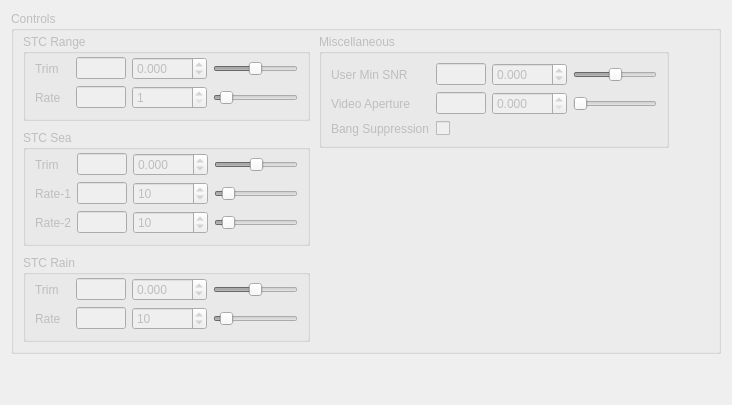
    <widget class="QWidget" name="tabAdvanced">
     <property name="enabled">
      <bool>false</bool>
     </property>
     <attribute name="title">
      <string>Advanced</string>
     </attribute>
     <layout class="QVBoxLayout" name="verticalLayout_10">
      <item>
       <widget class="QGroupBox" name="groupAdvancedControls">
        <property name="title">
         <string>Controls</string>
        </property>
        <layout class="QVBoxLayout" name="verticalLayout_9">
         <property name="topMargin">
          <number>3</number>
         </property>
         <item>
          <layout class="QHBoxLayout" name="horizontalLayout_10">
           <property name="spacing">
            <number>9</number>
           </property>
           <item>
            <layout class="QVBoxLayout" name="verticalLayout_7">
             <item>
              <widget class="QGroupBox" name="groupRange">
               <property name="title">
                <string>STC Range</string>
               </property>
               <layout class="QGridLayout" name="layoutRange">
                <property name="topMargin">
                 <number>3</number>
                </property>
                <item row="0" column="0">
                 <widget class="QLabel" name="labelRangeTrim">
                  <property name="minimumSize">
                   <size>
                    <width>35</width>
                    <height>0</height>
                   </size>
                  </property>
                  <property name="text">
                   <string>Trim</string>
                  </property>
                 </widget>
                </item>
                <item row="0" column="1">
                 <widget class="QLineEdit" name="editRangeTrim">
                  <property name="enabled">
                   <bool>false</bool>
                  </property>
                  <property name="maximumSize">
                   <size>
                    <width>50</width>
                    <height>16777215</height>
                   </size>
                  </property>
                  <property name="toolTip">
                   <string>dB</string>
                  </property>
                  <property name="readOnly">
                   <bool>true</bool>
                  </property>
                 </widget>
                </item>
                <item row="0" column="3">
                 <widget class="QSlider" name="sliderRangeTrim">
                  <property name="minimum">
                   <number>-100</number>
                  </property>
                  <property name="maximum">
                   <number>100</number>
                  </property>
                  <property name="orientation">
                   <enum>Qt::Horizontal</enum>
                  </property>
                 </widget>
                </item>
                <item row="1" column="0">
                 <widget class="QLabel" name="labelRangeRate">
                  <property name="minimumSize">
                   <size>
                    <width>35</width>
                    <height>0</height>
                   </size>
                  </property>
                  <property name="text">
                   <string>Rate</string>
                  </property>
                 </widget>
                </item>
                <item row="1" column="1">
                 <widget class="QLineEdit" name="editRangeRate">
                  <property name="enabled">
                   <bool>false</bool>
                  </property>
                  <property name="maximumSize">
                   <size>
                    <width>50</width>
                    <height>16777215</height>
                   </size>
                  </property>
                  <property name="toolTip">
                   <string>dB/dec</string>
                  </property>
                  <property name="readOnly">
                   <bool>true</bool>
                  </property>
                 </widget>
                </item>
                <item row="1" column="3">
                 <widget class="QSlider" name="sliderRangeRate">
                  <property name="minimum">
                   <number>1</number>
                  </property>
                  <property name="maximum">
                   <number>100</number>
                  </property>
                  <property name="value">
                   <number>10</number>
                  </property>
                  <property name="orientation">
                   <enum>Qt::Horizontal</enum>
                  </property>
                 </widget>
                </item>
                <item row="0" column="2">
                 <widget class="QDoubleSpinBox" name="spinRangeTrim">
                  <property name="keyboardTracking">
                   <bool>false</bool>
                  </property>
                  <property name="decimals">
                   <number>3</number>
                  </property>
                  <property name="minimum">
                   <double>-100.000000000000000</double>
                  </property>
                  <property name="maximum">
                   <double>100.000000000000000</double>
                  </property>
                  <property name="singleStep">
                   <double>0.001000000000000</double>
                  </property>
                 </widget>
                </item>
                <item row="1" column="2">
                 <widget class="QSpinBox" name="spinRangeRate">
                  <property name="keyboardTracking">
                   <bool>false</bool>
                  </property>
                  <property name="minimum">
                   <number>1</number>
                  </property>
                  <property name="maximum">
                   <number>100</number>
                  </property>
                 </widget>
                </item>
               </layout>
              </widget>
             </item>
             <item>
              <widget class="QGroupBox" name="groupSea">
               <property name="title">
                <string>STC Sea</string>
               </property>
               <layout class="QGridLayout" name="layoutSea">
                <property name="topMargin">
                 <number>3</number>
                </property>
                <item row="0" column="0">
                 <widget class="QLabel" name="labelSeaTrim">
                  <property name="minimumSize">
                   <size>
                    <width>35</width>
                    <height>0</height>
                   </size>
                  </property>
                  <property name="text">
                   <string>Trim</string>
                  </property>
                 </widget>
                </item>
                <item row="0" column="1">
                 <widget class="QLineEdit" name="editSeaTrim">
                  <property name="enabled">
                   <bool>false</bool>
                  </property>
                  <property name="maximumSize">
                   <size>
                    <width>50</width>
                    <height>16777215</height>
                   </size>
                  </property>
                  <property name="toolTip">
                   <string>dB</string>
                  </property>
                  <property name="readOnly">
                   <bool>true</bool>
                  </property>
                 </widget>
                </item>
                <item row="0" column="3">
                 <widget class="QSlider" name="sliderSeaTrim">
                  <property name="minimum">
                   <number>-100</number>
                  </property>
                  <property name="maximum">
                   <number>100</number>
                  </property>
                  <property name="orientation">
                   <enum>Qt::Horizontal</enum>
                  </property>
                 </widget>
                </item>
                <item row="1" column="0">
                 <widget class="QLabel" name="labelSeaRate1">
                  <property name="minimumSize">
                   <size>
                    <width>35</width>
                    <height>0</height>
                   </size>
                  </property>
                  <property name="text">
                   <string>Rate-1</string>
                  </property>
                 </widget>
                </item>
                <item row="1" column="1">
                 <widget class="QLineEdit" name="editSeaRate1">
                  <property name="enabled">
                   <bool>false</bool>
                  </property>
                  <property name="maximumSize">
                   <size>
                    <width>50</width>
                    <height>16777215</height>
                   </size>
                  </property>
                  <property name="toolTip">
                   <string>dB/dec</string>
                  </property>
                  <property name="readOnly">
                   <bool>true</bool>
                  </property>
                 </widget>
                </item>
                <item row="1" column="3">
                 <widget class="QSlider" name="sliderSeaRate1">
                  <property name="maximum">
                   <number>100</number>
                  </property>
                  <property name="value">
                   <number>10</number>
                  </property>
                  <property name="orientation">
                   <enum>Qt::Horizontal</enum>
                  </property>
                 </widget>
                </item>
                <item row="2" column="0">
                 <widget class="QLabel" name="labelSeaRate2">
                  <property name="minimumSize">
                   <size>
                    <width>35</width>
                    <height>0</height>
                   </size>
                  </property>
                  <property name="text">
                   <string>Rate-2</string>
                  </property>
                 </widget>
                </item>
                <item row="2" column="1">
                 <widget class="QLineEdit" name="editSeaRate2">
                  <property name="enabled">
                   <bool>false</bool>
                  </property>
                  <property name="maximumSize">
                   <size>
                    <width>50</width>
                    <height>16777215</height>
                   </size>
                  </property>
                  <property name="toolTip">
                   <string>dB/dec</string>
                  </property>
                  <property name="readOnly">
                   <bool>true</bool>
                  </property>
                 </widget>
                </item>
                <item row="2" column="3">
                 <widget class="QSlider" name="sliderSeaRate2">
                  <property name="maximum">
                   <number>100</number>
                  </property>
                  <property name="value">
                   <number>10</number>
                  </property>
                  <property name="orientation">
                   <enum>Qt::Horizontal</enum>
                  </property>
                 </widget>
                </item>
                <item row="0" column="2">
                 <widget class="QDoubleSpinBox" name="spinSeaTrim">
                  <property name="keyboardTracking">
                   <bool>false</bool>
                  </property>
                  <property name="decimals">
                   <number>3</number>
                  </property>
                  <property name="minimum">
                   <double>-100.000000000000000</double>
                  </property>
                  <property name="maximum">
                   <double>100.000000000000000</double>
                  </property>
                  <property name="singleStep">
                   <double>0.001000000000000</double>
                  </property>
                 </widget>
                </item>
                <item row="1" column="2">
                 <widget class="QSpinBox" name="spinSeaRate1">
                  <property name="keyboardTracking">
                   <bool>false</bool>
                  </property>
                  <property name="minimum">
                   <number>1</number>
                  </property>
                  <property name="maximum">
                   <number>100</number>
                  </property>
                  <property name="value">
                   <number>10</number>
                  </property>
                 </widget>
                </item>
                <item row="2" column="2">
                 <widget class="QSpinBox" name="spinSeaRate2">
                  <property name="keyboardTracking">
                   <bool>false</bool>
                  </property>
                  <property name="minimum">
                   <number>1</number>
                  </property>
                  <property name="maximum">
                   <number>100</number>
                  </property>
                  <property name="value">
                   <number>10</number>
                  </property>
                 </widget>
                </item>
               </layout>
              </widget>
             </item>
             <item>
              <widget class="QGroupBox" name="groupRain">
               <property name="title">
                <string>STC Rain</string>
               </property>
               <layout class="QGridLayout" name="layoutRain">
                <property name="topMargin">
                 <number>3</number>
                </property>
                <item row="0" column="0">
                 <widget class="QLabel" name="labelRainTrim">
                  <property name="minimumSize">
                   <size>
                    <width>35</width>
                    <height>0</height>
                   </size>
                  </property>
                  <property name="text">
                   <string>Trim</string>
                  </property>
                 </widget>
                </item>
                <item row="0" column="1">
                 <widget class="QLineEdit" name="editRainTrim">
                  <property name="enabled">
                   <bool>false</bool>
                  </property>
                  <property name="maximumSize">
                   <size>
                    <width>50</width>
                    <height>16777215</height>
                   </size>
                  </property>
                  <property name="toolTip">
                   <string>dB</string>
                  </property>
                  <property name="readOnly">
                   <bool>true</bool>
                  </property>
                 </widget>
                </item>
                <item row="0" column="3">
                 <widget class="QSlider" name="sliderRainTrim">
                  <property name="minimum">
                   <number>-100</number>
                  </property>
                  <property name="maximum">
                   <number>100</number>
                  </property>
                  <property name="orientation">
                   <enum>Qt::Horizontal</enum>
                  </property>
                 </widget>
                </item>
                <item row="0" column="2">
                 <widget class="QDoubleSpinBox" name="spinRainTrim">
                  <property name="keyboardTracking">
                   <bool>false</bool>
                  </property>
                  <property name="decimals">
                   <number>3</number>
                  </property>
                  <property name="minimum">
                   <double>-100.000000000000000</double>
                  </property>
                  <property name="maximum">
                   <double>100.000000000000000</double>
                  </property>
                  <property name="singleStep">
                   <double>0.001000000000000</double>
                  </property>
                 </widget>
                </item>
                <item row="1" column="1">
                 <widget class="QLineEdit" name="editRainRate">
                  <property name="enabled">
                   <bool>false</bool>
                  </property>
                  <property name="maximumSize">
                   <size>
                    <width>50</width>
                    <height>16777215</height>
                   </size>
                  </property>
                  <property name="toolTip">
                   <string>dB/dec</string>
                  </property>
                  <property name="readOnly">
                   <bool>true</bool>
                  </property>
                 </widget>
                </item>
                <item row="1" column="3">
                 <widget class="QSlider" name="sliderRainRate">
                  <property name="minimum">
                   <number>1</number>
                  </property>
                  <property name="maximum">
                   <number>100</number>
                  </property>
                  <property name="value">
                   <number>10</number>
                  </property>
                  <property name="orientation">
                   <enum>Qt::Horizontal</enum>
                  </property>
                 </widget>
                </item>
                <item row="1" column="0">
                 <widget class="QLabel" name="labelRainRate">
                  <property name="minimumSize">
                   <size>
                    <width>35</width>
                    <height>0</height>
                   </size>
                  </property>
                  <property name="text">
                   <string>Rate</string>
                  </property>
                 </widget>
                </item>
                <item row="1" column="2">
                 <widget class="QSpinBox" name="spinRainRate">
                  <property name="keyboardTracking">
                   <bool>false</bool>
                  </property>
                  <property name="minimum">
                   <number>1</number>
                  </property>
                  <property name="maximum">
                   <number>100</number>
                  </property>
                  <property name="value">
                   <number>10</number>
                  </property>
                 </widget>
                </item>
               </layout>
              </widget>
             </item>
            </layout>
           </item>
           <item>
            <layout class="QVBoxLayout" name="verticalLayout_8">
             <item>
              <widget class="QGroupBox" name="groupMiscellaneous">
               <property name="title">
                <string>Miscellaneous</string>
               </property>
               <layout class="QGridLayout" name="gridLayout_4">
                <item row="0" column="0">
                 <widget class="QLabel" name="labelUserMinSNR">
                  <property name="text">
                   <string>User Min SNR</string>
                  </property>
                 </widget>
                </item>
                <item row="0" column="1">
                 <widget class="QLineEdit" name="editUserMinSNR">
                  <property name="enabled">
                   <bool>false</bool>
                  </property>
                  <property name="maximumSize">
                   <size>
                    <width>50</width>
                    <height>16777215</height>
                   </size>
                  </property>
                  <property name="toolTip">
                   <string>dB</string>
                  </property>
                  <property name="readOnly">
                   <bool>true</bool>
                  </property>
                 </widget>
                </item>
                <item row="0" column="2">
                 <widget class="QDoubleSpinBox" name="spinUserMinSNR">
                  <property name="keyboardTracking">
                   <bool>false</bool>
                  </property>
                  <property name="decimals">
                   <number>3</number>
                  </property>
                  <property name="minimum">
                   <double>-100.000000000000000</double>
                  </property>
                  <property name="maximum">
                   <double>100.000000000000000</double>
                  </property>
                  <property name="singleStep">
                   <double>0.001000000000000</double>
                  </property>
                 </widget>
                </item>
                <item row="0" column="3">
                 <widget class="QSlider" name="sliderUserMinSNR">
                  <property name="minimum">
                   <number>-100</number>
                  </property>
                  <property name="maximum">
                   <number>100</number>
                  </property>
                  <property name="orientation">
                   <enum>Qt::Horizontal</enum>
                  </property>
                 </widget>
                </item>
                <item row="1" column="0">
                 <widget class="QLabel" name="labelVideoAperture">
                  <property name="text">
                   <string>Video Aperture</string>
                  </property>
                 </widget>
                </item>
                <item row="1" column="1">
                 <widget class="QLineEdit" name="editVideoAperture">
                  <property name="enabled">
                   <bool>false</bool>
                  </property>
                  <property name="maximumSize">
                   <size>
                    <width>50</width>
                    <height>16777215</height>
                   </size>
                  </property>
                  <property name="toolTip">
                   <string>dB</string>
                  </property>
                  <property name="readOnly">
                   <bool>true</bool>
                  </property>
                 </widget>
                </item>
                <item row="1" column="2">
                 <widget class="QDoubleSpinBox" name="spinVideoAperture">
                  <property name="keyboardTracking">
                   <bool>false</bool>
                  </property>
                  <property name="decimals">
                   <number>3</number>
                  </property>
                  <property name="maximum">
                   <double>100.000000000000000</double>
                  </property>
                  <property name="singleStep">
                   <double>0.001000000000000</double>
                  </property>
                 </widget>
                </item>
                <item row="1" column="3">
                 <widget class="QSlider" name="sliderVideoAperture">
                  <property name="maximum">
                   <number>100</number>
                  </property>
                  <property name="orientation">
                   <enum>Qt::Horizontal</enum>
                  </property>
                 </widget>
                </item>
                <item row="2" column="0">
                 <widget class="QLabel" name="labelMainBangSuppression">
                  <property name="text">
                   <string>Bang Suppression</string>
                  </property>
                 </widget>
                </item>
                <item row="2" column="1">
                 <widget class="QCheckBox" name="checkMainBangSuppression">
                  <property name="layoutDirection">
                   <enum>Qt::LeftToRight</enum>
                  </property>
                 </widget>
                </item>
               </layout>
              </widget>
             </item>
             <item>
              <spacer name="verticalSpacer_5">
               <property name="orientation">
                <enum>Qt::Vertical</enum>
               </property>
               <property name="sizeHint" stdset="0">
                <size>
                 <width>20</width>
                 <height>40</height>
                </size>
               </property>
              </spacer>
             </item>
            </layout>
           </item>
           <item>
            <spacer name="horizontalSpacer_8">
             <property name="orientation">
              <enum>Qt::Horizontal</enum>
             </property>
             <property name="sizeHint" stdset="0">
              <size>
               <width>40</width>
               <height>20</height>
              </size>
             </property>
            </spacer>
           </item>
          </layout>
         </item>
        </layout>
       </widget>
      </item>
      <item>
       <spacer name="verticalSpacer">
        <property name="orientation">
         <enum>Qt::Vertical</enum>
        </property>
        <property name="sizeHint" stdset="0">
         <size>
          <width>20</width>
          <height>40</height>
         </size>
        </property>
       </spacer>
      </item>
     </layout>
    </widget>
